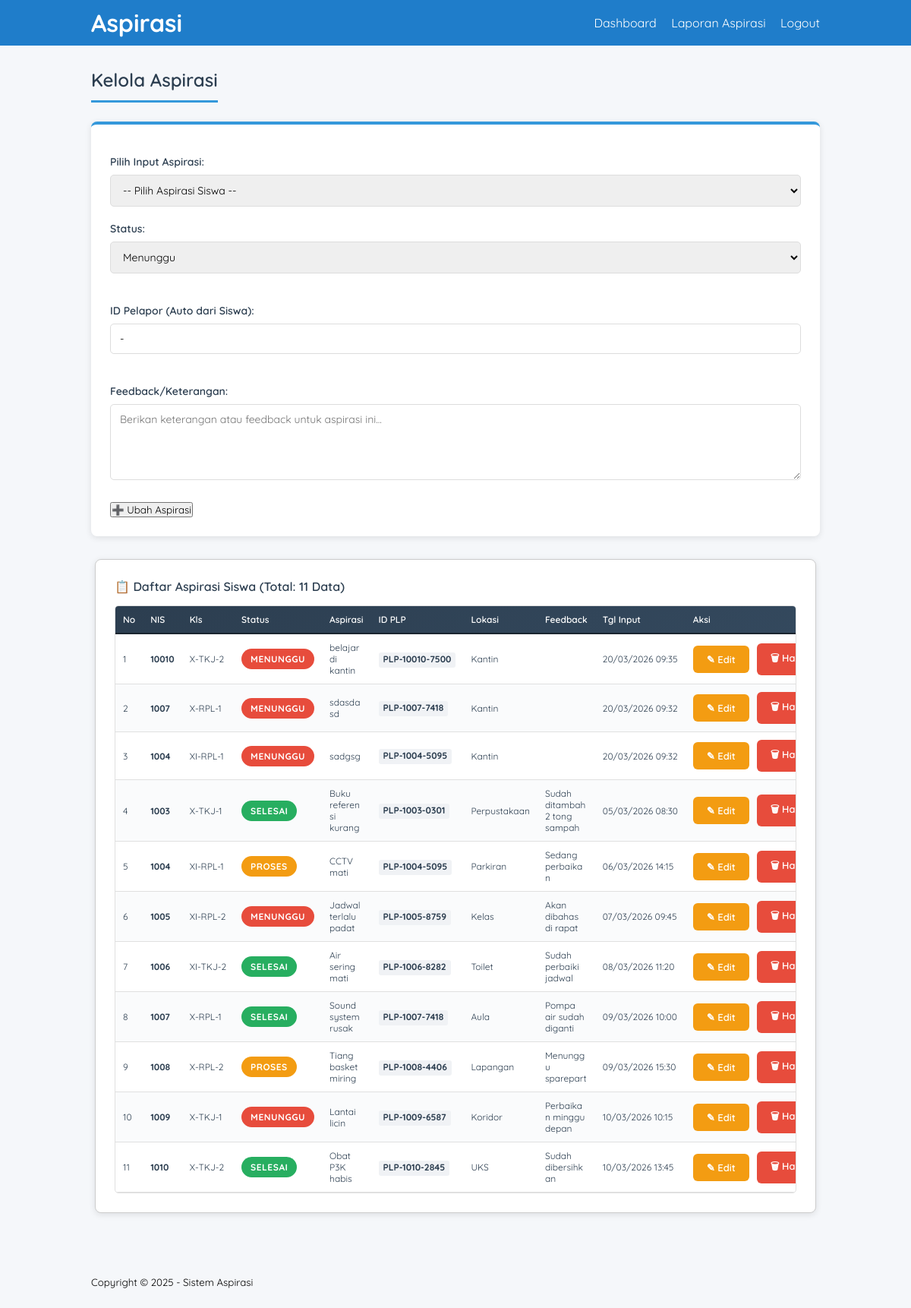
The app's page /admin_aspirasi.php (signed in) with its own data.
### tables this page shows
CREATE TABLE `tb_aspirasi` (
  `id_aspirasi` int(11) NOT NULL COMMENT 'Primary Key untuk setiap aspirasi',
  `id_pelaporan` int(11) NOT NULL COMMENT 'Foreign Key ke tb_input_aspirasi',
  `status` enum('Menunggu','Proses','Selesai') NOT NULL DEFAULT 'Menunggu' COMMENT 'Status aspirasi',
  `id_pelapor` varchar(50) DEFAULT NULL COMMENT 'ID Pelapor (generated)',
  `feedback` varchar(500) DEFAULT '' COMMENT 'Feedback dari admin',
  `tanggal_dibuat` timestamp NOT NULL DEFAULT current_timestamp()
);

CREATE TABLE `tb_input_aspirasi` (
  `id_pelaporan` int(5) NOT NULL,
  `nis` varchar(10) NOT NULL,
  `id_kategori` int(5) NOT NULL,
  `lokasi` varchar(50) NOT NULL,
  `ket` text NOT NULL,
  `id_pelapor` varchar(50) DEFAULT NULL,
  `tanggal_input` datetime DEFAULT current_timestamp()
);

CREATE TABLE `tb_siswa` (
  `nis` int(10) NOT NULL,
  `kelas` varchar(10) NOT NULL,
  `id_pelapor` varchar(50) DEFAULT NULL
);

### admin_aspirasi.php (the view, shortened to what this page needs)
<?php
include 'db.php';
$edit_data_full = null;
$edit_data = null;
$data_query = mysqli_query($CON, "SELECT a.*, ia.nis, ia.lokasi, ia.ket, ia.id_pelapor as id_pelapor_input, ia.tanggal_input, s.kelas, s.id_pelapor as id_plp_siswa
                                  FROM tb_aspirasi a
                                  JOIN tb_input_aspirasi ia ON a.id_pelaporan = ia.id_pelaporan
                                  LEFT JOIN tb_siswa s ON ia.nis = s.nis
                                  ORDER BY a.tanggal_dibuat DESC");
$total = mysqli_num_rows($data_query);
?>
<!DOCTYPE html>
<html lang="en">
<head>
    <link rel="stylesheet" type="text/css" href="css/style.css">
</head>
<body>
    <header>
        <div class="container">
            <h1><a href="dashboard.php">Aspirasi</a></h1>
            <ul>
                <li><a href="dashboard.php">Dashboard</a></li>
                <li><a href="aspirasi_report.php">Laporan Aspirasi</a></li>
                <li><a href="logout.php">Logout</a></li>
            </ul>
        </div>
    </header>
    <div class="section">
        <div class="container">
            <h3>Kelola Aspirasi</h3>
            <div class="form-container">
                <form method="POST">
                    <?php if(!isset($edit_data)): ?>
                    <div class="form-group">
                        <label>Pilih Input Aspirasi:</label>
                        <select name="id_pelaporan" required>
                            <option value="">-- Pilih Aspirasi Siswa --</option>
                        </select>
                    </div>
                    <?php endif; ?>
                    <div class="form-row">
                        <div class="form-group">
                            <label>Status:</label>
                            <select name="status" required>
                                <option value="Menunggu" <?= (isset($edit_data) && $edit_data->status == 'Menunggu') ? 'selected' : '' ?>>Menunggu</option>
                            </select>
                        </div>
                        <div class="form-group">
                            <label>ID Pelapor (Auto dari Siswa):</label>
                            <input type="text" value="<?= isset($edit_data_full) && $edit_data_full->id_pelapor ? htmlspecialchars($edit_data_full->id_pelapor) : '-' ?>" placeholder="Otomatis dari siswa" readonly>
                        </div>
                    </div>
                    <div class="form-group">
                        <label>Feedback/Keterangan:</label>
                        <textarea name="feedback" placeholder="Berikan keterangan atau feedback untuk aspirasi ini..."><?= isset($edit_data) ? htmlspecialchars($edit_data->feedback) : '' ?></textarea>
                    </div>
                    <div class="form-actions">
                        <?php if(isset($edit_data)): ?>
                            <input type="hidden" name="id_aspirasi" value="<?= $edit_data->id_aspirasi ?>">
                            <button type="submit" name="edit">💾 Update Aspirasi</button>
                            <a href="admin_aspirasi.php" class="btn btn-back">❌ Batal</a>
                        <?php else: ?>
                            <button type="submit" name="tambah">➕ Ubah Aspirasi</button>
                        <?php endif; ?>
                    </div>
                </form>
            </div>
            <div class="box">
                <h4>📋 Daftar Aspirasi Siswa (Total: <?= $total ?> Data)</h4>
                <?php if($total > 0): ?>
                    <div class="table-wrapper">
                        <table class="table">
                            <thead>
                                <tr>
                                    <th width="4%">No</th>
                                    <th width="8%">NIS</th>
                                    <th width="6%">Kls</th>
                                    <th width="9%">Status</th>
                                    <th width="14%">Aspirasi</th>
                                    <th width="12%">ID PLP</th>
                                    <th width="11%">Lokasi</th>
                                    <th width="13%">Feedback</th>
                                    <th width="12%">Tgl Input</th>
                                    <th width="11%">Aksi</th>
                                </tr>
                            </thead>
                            <tbody>
                                <?php
                                $no = 1;
                                while($d = mysqli_fetch_object($data_query)){
                                    $badge_class = 'badge-' . strtolower($d->status);
                                ?>
                                    <tr>
                                        <td><?= $no++ ?></td>
                                        <td><strong><?= htmlspecialchars($d->nis) ?></strong></td>
                                        <td><?= htmlspecialchars($d->kelas ?? '-') ?></td>
                                        <td><span class="badge <?= $badge_class ?>"><?= $d->status ?></span></td>
                                        <td data-wrap="yes"><?= htmlspecialchars($d->ket) ?></td>
                                        <td><code><strong><?= htmlspecialchars($d->id_plp_siswa ?? '-') ?></strong></code></td>
                                        <td><?= htmlspecialchars($d->lokasi ?? '-') ?></td>
                                        <td data-wrap="yes"><?= htmlspecialchars($d->feedback ?? '-') ?></td>
                                        <td><?= date('d/m/Y H:i', strtotime($d->tanggal_input)) ?></td>
                                        <td>
                                            <div class="btn-group">
                                                <a href="admin_aspirasi.php?edit=<?= $d->id_aspirasi ?>" class="btn btn-edit">✎ Edit</a>
                                                <a href="admin_aspirasi.php?delete=<?= $d->id_aspirasi ?>" onclick="return confirm('Yakin hapus aspirasi ini?')" class="btn btn-delete">🗑 Hapus</a>
                                            </div>
                                        </td>
                                    </tr>
                                <?php
                                }
                                ?>
                            </tbody>
                        </table>
                    </div>
                <?php else: ?>
                    <div class="no-data">
                        <p>📭 Belum ada data aspirasi. Silakan tambah dari halaman Input Aspirasi.</p>
                    </div>
                <?php endif; ?>
            </div>
        </div>
    </div>
    <footer>
        <div class="container">
            <small>Copyright &copy 2025 - Sistem Aspirasi</small>
        </div>
    </footer>
</body>
</html>

### style.css (style rules this page uses)
* { padding: 0; margin: 0; font-family: 'Quicksand',sans-serif; }
body { background-color: #f8f8f8; }
a { color: inherit; text-decoration: none; }
.btn { padding: 8px 15px; background-color: #48988b; color: #fff; border: none; cursor: pointer; }
header { background-color: #1f7dca; color: #fff; }
header h1 { float: left; padding: 10px 0; }
header ul { float: right; }
header ul li { display: inline-block; }
header ul li a { padding: 20px 0 20px 15px; display: inline-block; }
footer { padding: 25px 0; }
.container { width: 80%; margin: 0 auto; }
.container:after { content: ""; display: block; clear: both; }
.section { padding: 25px 0; }
.box { background-color: #fff; border: 1px solid #ccc; padding: 50px; box-sizing: border-box; margin: 5px 5px 5px 5px; }
.box:after { content: ""; display: block; clear: both; }

### admin_aspirasi.php (style rules this page uses)
* { margin: 0; padding: 0; box-sizing: border-box; }
body { font-family: 'Quicksand', sans-serif; background-color: #f5f7fa; }
header ul li { position: relative; }
.section { background-color: #f5f7fa; padding: 30px 0; }
h3 { color: #2c3e50; margin-bottom: 25px; font-size: 24px; font-weight: 600; border-bottom: 3px solid #3498db; padding-bottom: 12px; display: inline-block; }
h4 { color: #2c3e50; margin-bottom: 15px; font-size: 16px; font-weight: 600; }
.form-container { background: white; padding: 25px; border-radius: 8px; margin-bottom: 30px; box-shadow: 0 2px 8px rgba(0,0,0,0.1); border-top: 4px solid #3498db; }
.form-row { display: grid; grid-template-columns: 1fr 1fr; gap: 20px; margin-bottom: 20px; }
.form-group { margin-bottom: 20px; }
.form-group label { display: block; margin-bottom: 8px; font-weight: 600; color: #2c3e50; font-size: 14px; }
.form-group input, .form-group select, .form-group textarea { width: 100%; padding: 10px 12px; border: 1px solid #ddd; border-radius: 5px; font-family: 'Quicksand', sans-serif; font-size: 14px; transition: all 0.3s ease; }
.form-group textarea { resize: vertical; min-height: 100px; }
.form-actions { display: flex; gap: 10px; margin-top: 25px; }
.box { background: white; padding: 25px; border-radius: 8px; box-shadow: 0 2px 8px rgba(0,0,0,0.1); margin-bottom: 25px; }
.table-wrapper { margin-top: 15px; border-radius: 5px; border: 1px solid #e0e0e0; overflow: hidden; }
.table { width: 100%; border-collapse: collapse; font-size: 12px; }
.table thead tr { background: linear-gradient(135deg, #2c3e50 0%, #34495e 100%); color: white; }
.table th { padding: 12px 10px; text-align: left; font-weight: 600; color: white; border-bottom: 2px solid #1a252f; white-space: nowrap; }
.table td { padding: 10px; border-bottom: 1px solid #e0e0e0; color: #2c3e50; white-space: nowrap; overflow: hidden; text-overflow: ellipsis; }
.table td[data-wrap="yes"] { white-space: normal; word-break: break-word; }
.table tbody tr { transition: all 0.2s ease; }
.table tbody tr:nth-child(even) { background-color: #fafbfc; }
.btn-group { display: flex; gap: 10px; flex-wrap: nowrap; align-items: center; justify-content: flex-start; }
.btn { padding: 10px 18px; border-radius: 6px; text-decoration: none; font-size: 13px; display: inline-flex; align-items: center; gap: 6px; border: none; cursor: pointer; transition: all 0.3s ease; font-weight: 600; white-space: nowrap; flex-shrink: 0; }
.btn-edit { background-color: #f39c12; color: #fff; }
.btn-delete { background-color: #e74c3c; color: #fff; }
.badge { display: inline-block; padding: 6px 12px; border-radius: 20px; font-size: 12px; font-weight: bold; text-transform: uppercase; letter-spacing: 0.5px; }
.badge-menunggu { background-color: #e74c3c; color: white; }
.badge-proses { background-color: #f39c12; color: white; }
.badge-selesai { background-color: #27ae60; color: white; }
code { background-color: #f0f2f5; padding: 3px 6px; border-radius: 3px; font-family: 'Courier New', monospace; font-size: 12px; color: #2c3e50; }
@media (max-width: 1200px) { .form-row { grid-template-columns: 1fr; } }
@media (max-width: 1200px) { .table { font-size: 12px; } }
@media (max-width: 1200px) { .table th, .table td { padding: 10px; } }

### records on screen
tb_aspirasi: id_pelaporan.nis "10010", tb_siswa.kelas "X-TKJ-2", status "MENUNGGU", id_pelaporan.ket "belajar di kantin", tb_siswa.id_pelapor "PLP-10010-7500", id_pelaporan.lokasi "Kantin", id_pelaporan.tanggal_input "20/03/2026 09:35"
tb_aspirasi: id_pelaporan.nis "1007", tb_siswa.kelas "X-RPL-1", status "MENUNGGU", id_pelaporan.ket "sdasdasd", tb_siswa.id_pelapor "PLP-1007-7418", id_pelaporan.lokasi "Kantin", id_pelaporan.tanggal_input "20/03/2026 09:32"
tb_aspirasi: id_pelaporan.nis "1004", tb_siswa.kelas "XI-RPL-1", status "MENUNGGU", id_pelaporan.ket "sadgsg", tb_siswa.id_pelapor "PLP-1004-5095", id_pelaporan.lokasi "Kantin", id_pelaporan.tanggal_input "20/03/2026 09:32"
tb_aspirasi: id_pelaporan.nis "1003", tb_siswa.kelas "X-TKJ-1", status "SELESAI", id_pelaporan.ket "Buku referensi kurang", tb_siswa.id_pelapor "PLP-1003-0301", id_pelaporan.lokasi "Perpustakaan", feedback "Sudah ditambah 2 tong sampah", id_pelaporan.tanggal_input "05/03/2026 08:30"
tb_aspirasi: id_pelaporan.nis "1004", tb_siswa.kelas "XI-RPL-1", status "PROSES", id_pelaporan.ket "CCTV mati", tb_siswa.id_pelapor "PLP-1004-5095", id_pelaporan.lokasi "Parkiran", feedback "Sedang perbaikan", id_pelaporan.tanggal_input "06/03/2026 14:15"
tb_aspirasi: id_pelaporan.nis "1005", tb_siswa.kelas "XI-RPL-2", status "MENUNGGU", id_pelaporan.ket "Jadwal terlalu padat", tb_siswa.id_pelapor "PLP-1005-8759", id_pelaporan.lokasi "Kelas", feedback "Akan dibahas di rapat", id_pelaporan.tanggal_input "07/03/2026 09:45"
tb_aspirasi: id_pelaporan.nis "1006", tb_siswa.kelas "XI-TKJ-2", status "SELESAI", id_pelaporan.ket "Air sering mati", tb_siswa.id_pelapor "PLP-1006-8282", id_pelaporan.lokasi "Toilet", feedback "Sudah perbaiki jadwal", id_pelaporan.tanggal_input "08/03/2026 11:20"
tb_aspirasi: id_pelaporan.nis "1007", tb_siswa.kelas "X-RPL-1", status "SELESAI", id_pelaporan.ket "Sound system rusak", tb_siswa.id_pelapor "PLP-1007-7418", id_pelaporan.lokasi "Aula", feedback "Pompa air sudah diganti", id_pelaporan.tanggal_input "09/03/2026 10:00"
tb_aspirasi: id_pelaporan.nis "1008", tb_siswa.kelas "X-RPL-2", status "PROSES", id_pelaporan.ket "Tiang basket miring", tb_siswa.id_pelapor "PLP-1008-4406", id_pelaporan.lokasi "Lapangan", feedback "Menunggu sparepart", id_pelaporan.tanggal_input "09/03/2026 15:30"
tb_aspirasi: id_pelaporan.nis "1009", tb_siswa.kelas "X-TKJ-1", status "MENUNGGU", id_pelaporan.ket "Lantai licin", tb_siswa.id_pelapor "PLP-1009-6587", id_pelaporan.lokasi "Koridor", feedback "Perbaikan minggu depan", id_pelaporan.tanggal_input "10/03/2026 10:15"
tb_aspirasi: id_pelaporan.nis "1010", tb_siswa.kelas "X-TKJ-2", status "SELESAI", id_pelaporan.ket "Obat P3K habis", tb_siswa.id_pelapor "PLP-1010-2845", id_pelaporan.lokasi "UKS", feedback "Sudah dibersihkan", id_pelaporan.tanggal_input "10/03/2026 13:45"

### other values on screen
$total "11"
